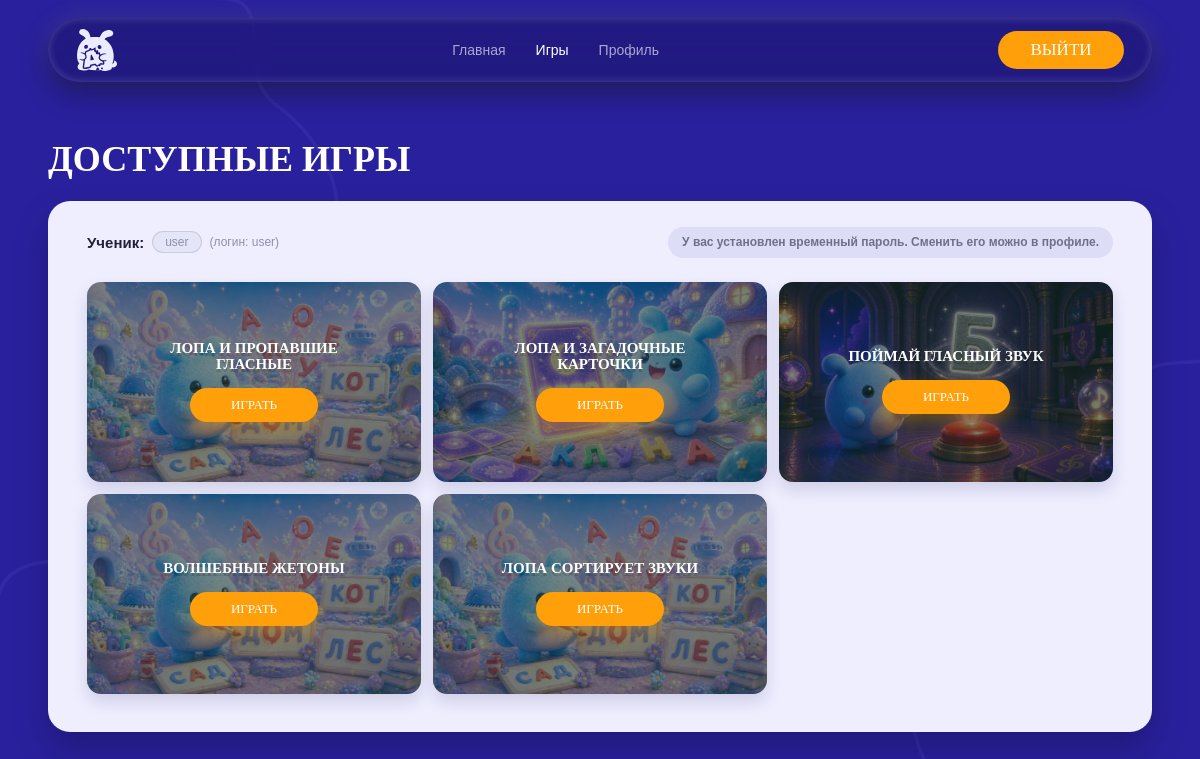
/student/home.php (signed in), run on the app's committed database.
### tables this page shows
CREATE TABLE `users` (
  `id` int(11) NOT NULL,
  `role` enum('teacher','student') NOT NULL,
  `login` varchar(64) NOT NULL,
  `pass_hash` varchar(255) NOT NULL,
  `display_name` varchar(128) NOT NULL,
  `created_at` timestamp NOT NULL DEFAULT current_timestamp(),
  `must_change_pass` tinyint(1) NOT NULL DEFAULT 0
);

CREATE TABLE `games` (
  `id` int(11) NOT NULL,
  `code` varchar(64) NOT NULL,
  `title` varchar(128) NOT NULL,
  `path` varchar(255) NOT NULL
);

### inc/config.php (called while the page is built, shortened)
<?php
function h(string $s): string {
  return htmlspecialchars($s, ENT_QUOTES | ENT_SUBSTITUTE, 'UTF-8');
}

### student/home.php (the view, shortened to what this page needs)
<?php
require_once __DIR__ . '/../inc/db.php';
$uid = (int) $_SESSION['uid'];
$stmt = $pdo->prepare("
  SELECT display_name, login, must_change_pass
  FROM users
  WHERE id = ? AND role = 'student'
  LIMIT 1
");
$stmt->execute([$uid]);
$student = $stmt->fetch();
$stmt = $pdo->prepare("
  SELECT g.title, g.path
  FROM student_game_access a
  JOIN games g ON g.id = a.game_id
  WHERE a.student_id = ? AND a.is_enabled = 1
  ORDER BY g.code
");
$stmt->execute([$uid]);
$games = $stmt->fetchAll();
$mustChange = (int) ($student['must_change_pass'] ?? 0);
function game_preview_path(string $gamePath): string
{
  $gamePath = trim(str_replace('\\', '/', $gamePath));
  if (preg_match('~/index\.html?$~i', $gamePath)) {
    $gameDir = rtrim(dirname($gamePath), '/');
  } else {
    $gameDir = rtrim($gamePath, '/');
  }
  return $gameDir . '/img/preview.webp';
}
?>
<!doctype html>
<html lang="ru">
<head>
  <link rel="stylesheet" href="../assets/style.css?v=3">
</head>
<body class="student-home-page">
  <header class="student-header">
    <a class="student-logo" href="../index.php" aria-label="Главная">
      <img src="../assets/img/logo.svg" alt="">
    </a>
    <nav class="student-nav" id="mobileMenu" aria-label="Навигация">
      <a href="../index.php">Главная</a>
      <a class="active" href="home.php">Игры</a>
      <a href="profile.php">Профиль</a>
    </nav>
    <a class="student-header-btn" href="../logout.php">Выйти</a>
  </header>
  <main class="student-home">
    <div class="student-home-wrap">
      <div class="student-home-grid">
        <section class="student-games-section">
          <h1 class="student-games-title">Доступные игры</h1>
          <div class="student-games-card">
            <div class="student-info-row">
              <div class="student-info">
                <span>Ученик:</span>
                <strong>
                  <?= h($student['display_name'] ?? 'Ученик') ?>
                </strong>
                <small>
                  (логин: <?= h($student['login'] ?? '') ?>)
                </small>
              </div>
              <?php if ($mustChange === 1): ?>
                <div class="student-pass-reminder">
                  У вас установлен временный пароль. Сменить его можно в&nbsp;профиле.
                </div>
              <?php endif; ?>
            </div>
            <?php if (!$games): ?>
              <div class="student-empty-games">
                Пока нет доступных игр. Попроси учителя открыть доступ.
              </div>
            <?php else: ?>
              <div class="student-games-grid">
                <?php foreach ($games as $g): ?>
                  <?php $preview = game_preview_path($g['path']); ?>
                  <article class="student-game" style="--game-preview: url('<?= h($preview) ?>');">
                    <div class="student-game-content">
                      <h2><?= h($g['title']) ?></h2>
                      <button type="button" class="student-game-btn" data-game-path="<?= h($g['path']) ?>"
                        data-game-title="<?= h($g['title']) ?>">
                        Играть
                      </button>
                    </div>
                  </article>
                <?php endforeach; ?>
              </div>
            <?php endif; ?>
          </div>
        </section>
      </div>
    </div>
  </main>
</body>
</html>

### assets/style.css (style rules this page uses)
* { box-sizing: border-box; }
body { font-family: system-ui, Arial; margin: 0; background: #f6f7fb; color: #111; }
a { color: inherit; }
h1 { margin: 0 0 12px; font-size: 26px; }
h2 { margin: 0 0 10px; font-size: 18px; }
input, button, select { font: inherit; }
button { padding: 10px 12px; border: 0; border-radius: 10px; cursor: pointer; background: #111; color: #fff; }

### data on the page
users: display_name "user", login "user"
games: title "ЛОПА И ПРОПАВШИЕ ГЛАСНЫЕ"
games: shows a picture, title "ЛОПА И ЗАГАДОЧНЫЕ КАРТОЧКИ"
games: shows a picture, title "ПОЙМАЙ ГЛАСНЫЙ ЗВУК"
games: title "ВОЛШЕБНЫЕ ЖЕТОНЫ"
games: title "ЛОПА СОРТИРУЕТ ЗВУКИ"
